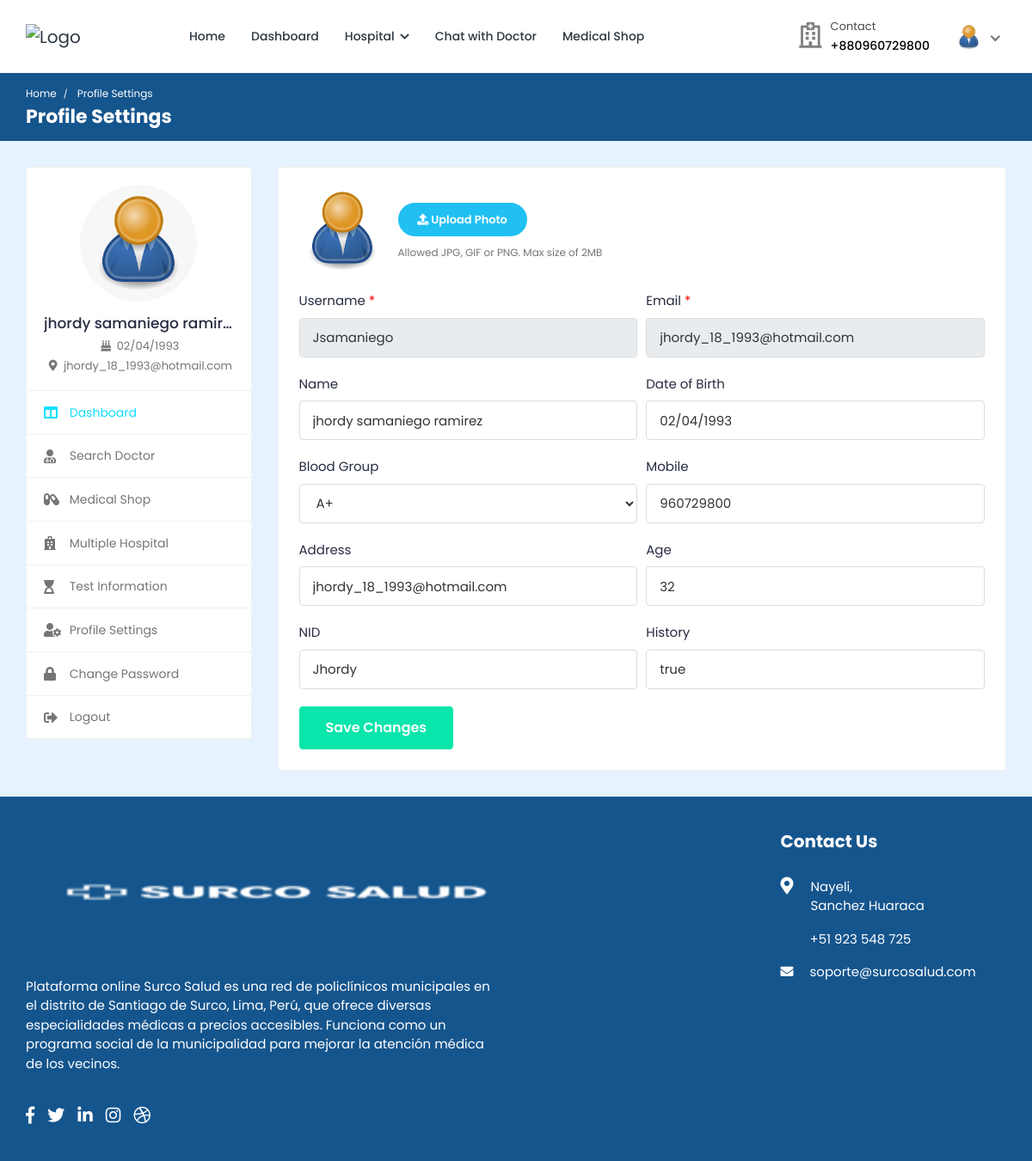
Page /profile-settings/ (signed in) on the committed database.
### hospital/models.py (models this page shows, shortened)
class Patient(models.Model):
    patient_id = models.AutoField(primary_key=True)
    user = models.OneToOneField(User, on_delete=models.CASCADE, null=True, blank=True, related_name='patient')
    name = models.CharField(max_length=200, null=True, blank=True)
    username = models.CharField(max_length=200, null=True, blank=True)
    age = models.IntegerField(null=True, blank=True)
    email = models.EmailField(max_length=200, null=True, blank=True)
    phone_number = models.IntegerField(null=True, blank=True)
    address = models.CharField(max_length=200, null=True, blank=True)
    featured_image = models.ImageField(upload_to='patients/avatars/', null=True, blank=True)
    blood_group = models.CharField(max_length=200, null=True, blank=True)
    history = models.CharField(max_length=200, null=True, blank=True)
    dob = models.CharField(max_length=200, null=True, blank=True)
    nid = models.CharField(max_length=200, null=True, blank=True)
    serial_number = models.CharField(max_length=200, null=True, blank=True)
    login_status = models.CharField(max_length=200, null=True, blank=True, default="offline")

### hospital/views.py (the view, shortened to what this page needs)
# urls.py: path('profile-settings/',views.profile_settings, name='profile-settings'),
@csrf_exempt
@login_required(login_url="login")
def profile_settings(request):
    if request.user.is_patient:
        patient = Patient.objects.get(user=request.user)
        old_featured_image = patient.featured_image
        if request.method == 'GET':
            context = {'patient': patient}
            return render(request, 'profile-settings.html', context)
    else:
        redirect('logout')

### templates/profile-settings.html (shortened to what this page needs)
{% load static %}
<!DOCTYPE html>
<html lang="en">
  <head>
    <link
      rel="stylesheet"
      href="{% static 'HealthStack-System/css/Normal/bootstrap.min.css' %}"
    />
    <link
      rel="stylesheet"
      href="{% static 'HealthStack-System/plugins/Normal/fontawesome/css/fontawesome.min.css' %}"
    />
    <link
      rel="stylesheet"
      href="{% static 'HealthStack-System/plugins/Normal/fontawesome/css/all.min.css' %}"
    />
    <link
      rel="stylesheet"
      href="{% static 'HealthStack-System/css/Normal/bootstrap-datetimepicker.min.css' %}"
    />
    <link
      rel="stylesheet"
      href="{% static 'HealthStack-System/plugins/Normal/select2/css/select2.min.css' %}"
    />
    <link
      rel="stylesheet"
      href="{% static 'HealthStack-System/css/Normal/style.css' %}"
    />
    <link href="https://use.fontawesome.com/releases/v5.7.2/css/all.css" rel="stylesheet" />
  </head>
  <body>
    <div class="main-wrapper">
      <header class="header">{% include 'patient_navbar.html' %}</header>
      <div class="breadcrumb-bar">
        <div class="container-fluid">
          <div class="row align-items-center">
            <div class="col-md-12 col-12">
              <nav aria-label="breadcrumb" class="page-breadcrumb">
                <ol class="breadcrumb">
                  <li class="breadcrumb-item"><a href="{% url 'patient-dashboard' %}">Home</a></li>
                  <li class="breadcrumb-item active" aria-current="page">
                    Profile Settings
                  </li>
                </ol>
              </nav>
              <h2 class="breadcrumb-title">Profile Settings</h2>
            </div>
          </div>
        </div>
      </div>
      <div class="content">
        <div class="container-fluid">
          <div class="row">
            <div class="col-md-5 col-lg-4 col-xl-3 theiaStickySidebar">
              <div>{% include 'patient-sidebar.html' %}</div>
            </div>
            <div class="col-md-7 col-lg-8 col-xl-9">
							<div class="card">
								<div class="card-body">
									<form action="{% url 'profile-settings' %}" method="POST" enctype="multipart/form-data">
										<div class="row form-row">
											<div class="col-12 col-md-12">
												<div class="form-group">
													<div class="change-avatar">
														<div class="profile-img">
															<img src="{{patient.featured_image.url}}" alt="User Image">
														</div>
														<div class="upload-img">
															<div class="change-photo-btn">
																<span><i class="fa fa-upload"></i> Upload Photo</span>
															</div>
															<small class="form-text text-muted">Allowed JPG, GIF or PNG. Max size of 2MB</small>
														</div>
													</div>
												</div>
											</div>
                      <div class="col-12 col-md-6">
                        <div class="form-group">
                          <label>Username <span class="text-danger">*</span></label>
                          <input type="text" class="form-control" readonly value="{{patient.username}}" >
                        </div>
											</div>
                      <div class="col-12 col-md-6">
                        <div class="form-group">
                          <label>Email <span class="text-danger">*</span></label>
                          <input type="text" class="form-control" readonly value="{{patient.email}}" >
                        </div>
											</div>
                      <div class="col-12 col-md-6">
												<div class="form-group">
													<label>Name</label>
													<input type="text" class="form-control" value="{{ patient.name }}" name="name">
												</div>
											</div>
											<div class="col-12 col-md-6">
												<div class="form-group">
													<label>Date of Birth</label>
														<input type="text" class="form-control datetimepicker" value="{{patient.dob}}" name="dob">
												</div>
											</div>
											<div class="col-12 col-md-6">
												<div class="form-group">
													<label>Blood Group</label>
													<select class="form-control select" name="blood_group">
                            <option value="{{patient.blood_group}}">{{patient.blood_group}}</option>
													</select>
												</div>
											</div>
											<div class="col-12 col-md-6">
												<div class="form-group">
													<label>Mobile</label>
													<input type="text" value="{{patient.phone_number}}" class="form-control" name="phone_number">
												</div>
											</div>
											<div class="col-12 col-md-6">
												<div class="form-group">
												<label>Address</label>
													<input type="text" class="form-control" value="{{patient.address}}" name="address">
												</div>
											</div>
                      <div class="col-12 col-md-6">
												<div class="form-group">
												<label>Age</label>
													<input type="text" class="form-control" value="{{patient.age}}" name="age">
												</div>
											</div>
											<div class="col-12 col-md-6">
												<div class="form-group">
													<label>NID</label>
													<input type="text" class="form-control" value="{{patient.nid}}" name="nid">
												</div>
											</div>
											<div class="col-12 col-md-6">
												<div class="form-group">
													<label>History</label>
													<input type="text" class="form-control" value="{{patient.history}}" name="history">
												</div>
											</div>
										</div>
										<div class="submit-section">
											<button type="submit" class="btn btn-primary submit-btn">Save Changes</button>
										</div>
									</form>
								</div>
							</div>
						</div>
          </div>
        </div>
      </div>
      {% include 'footer.html' %}
    </div>
  </body>
</html>

### templates/patient_navbar.html (shortened to what this page needs)
{% load static %}
<nav class="navbar navbar-expand-lg header-nav">
  <div class="navbar-header">
    <a href="{% url 'hospital_home'%}" class="navbar-brand logo">
      <img
        src="{% static 'HealthStack-System/images/Normal/logo.jpg' %}"
        class="img-fluid"
        alt="Logo"
      />
    </a>
  </div>
  <div class="main-menu-wrapper">
    <ul class="main-nav">
      <li>
        <a href="{% url 'hospital_home'%}">Home</a>
      </li>
      <li>
        <a href="{% url 'patient-dashboard' %}">Dashboard</a>
      </li>
      <li class="has-submenu">
        <a href="#">Hospital <i class="fas fa-chevron-down"></i></a>
      </li>
      {% if user.is_authenticated and user.is_patient %}
      <li>
        <a href="{% url 'chat-home' pk=user.id %}">Chat with Doctor</a>
      </li>
      {% endif %}
      <li>
        <a href="{% url 'pharmacy_shop' %}">Medical Shop</a>
      </li>
    </ul>
  </div>
  <ul class="nav header-navbar-rht">
    <li class="nav-item contact-item">
      <div class="header-contact-img">
        <i class="far fa-hospital"></i>
      </div>
      <div class="header-contact-detail">
        <p class="contact-header">Contact</p>
        <p class="contact-info-header">+880{{patient.phone_number}}</p>
      </div>
    </li>
    <li class="nav-item dropdown has-arrow logged-item">
      <a href="#" class="dropdown-toggle nav-link" data-toggle="dropdown">
        <span class="user-img">
          <img
            class="rounded-circle"
            src="{{patient.featured_image.url}}"
            width="31"
            alt="Jhordy Samaniego"
          />
        </span>
      </a>
    </li>
  </ul>
</nav>

### templates/patient-sidebar.html
{% load static %}
    <div class="profile-sidebar">
      <div class="widget-profile pro-widget-content">
        <div class="profile-info-widget">
          <a href="#" class="booking-doc-img">
            <img
              src="{{ patient.featured_image.url }}"
              alt="User Image"
            />
          </a>
          <div class="profile-det-info">
            <h3>{{patient.name}}</h3>
            <div class="patient-details">
              <h5>
                <i class="fas fa-birthday-cake"></i> {{ patient.dob }}
              </h5>
              <h5 class="mb-0">
                <i class="fas fa-map-marker-alt"></i>
                {{ patient.address }}
              </h5>
            </div>
          </div>
        </div>
      </div>
      <div class="dashboard-widget">
        <nav class="dashboard-menu sidebar">
          <ul>
            <li class="active">
              <a href="{% url 'patient-dashboard' %}">
                <i class="fas fa-columns"></i>
                <span>Dashboard</span>
              </a>
            </li>
            <li class="nav-item has-submenu">
              <a href="{% url 'search' %}">
                <i class="fas fa-user-md"></i>
                <span>Search Doctor</span>
              </a>
            </li>
            <li class="has-submenu">
              <a href="{% url 'pharmacy_shop' %}" class="nav-link">
                <i class="fas fa-capsules"></i>
                <span>Medical Shop</span>
              </a>
            </li>
            <li>
                <a href="{% url 'multiple-hospital' %}">
                  <i class="fas fa-hospital"></i>
                  <span>Multiple Hospital</span>
                </a>
            </li>
            <li>
              <a href="{% url 'doctor-test-list'%}" target="_blank">
                <i class="fas fa-hourglass-start"></i>
                <span>Test Information</span>
              </a>
            </li>
            <li>
              <a href="{% url 'profile-settings' %}">
                <i class="fas fa-user-cog"></i>
                <span>Profile Settings</span>
              </a>
            </li>
            <li>
              <a href="{% url 'change-password' pk=user.id%}">
                <i class="fas fa-lock"></i>
                <span>Change Password</span>
              </a>
            </li>
            <li>
              <a href="{% url 'logout' %}">
                <i class="fas fa-sign-out-alt"></i>
                <span>Logout</span>
              </a>
            </li>
          </ul>
        </nav>
      </div>
    </div>

### templates/footer.html
{% load static %}
<footer class="footer">
    <div class="footer-top">
      <div class="container-fluid">
        <div class="row">
          <div class="col-lg-6 col-md-6">
            <div class="footer-widget footer-about">
              <div class="footer-logo">
                <img
                  src="{% static 'HealthStack-System/images/Normal/footer_logo.png' %}"
                  alt="logo"
                />
              </div>
              <div class="footer-about-content">
                <p>
                  Plataforma online Surco Salud es una red de policlínicos municipales en el distrito de Santiago de Surco, Lima, Perú, que ofrece diversas especialidades médicas a precios accesibles. Funciona como un programa social de la municipalidad para mejorar la atención médica de los vecinos.
                </p>
                <br>
                <div class="social-icon">
                  <ul>
                    <li>
                      <a href="#" target="_blank"
                        ><i class="fab fa-facebook-f"></i>
                      </a>
                    </li>
                    <li>
                      <a href="#" target="_blank"
                        ><i class="fab fa-twitter"></i>
                      </a>
                    </li>
                    <li>
                      <a href="#" target="_blank"
                        ><i class="fab fa-linkedin-in"></i
                      ></a>
                    </li>
                    <li>
                      <a href="#" target="_blank"
                        ><i class="fab fa-instagram"></i
                      ></a>
                    </li>
                    <li>
                      <a href="#" target="_blank"
                        ><i class="fab fa-dribbble"></i>
                      </a>
                    </li>
                  </ul>
                </div>
              </div>
            </div>
          </div>
          <div class="col-lg-3 col-md-6">
          </div>
          <div class="col-lg-3 col-md-6">
            <div class="footer-widget footer-contact">
              <h2 class="footer-title">Contact Us</h2>
              <div class="footer-contact-info">
                <div class="footer-address">
                  <span><i class="fas fa-map-marker-alt"></i></span>
                  <p>
                    Nayeli,<br />
                    Sanchez Huaraca
                  </p>
                </div>
                <p>
                  <i class="fas fa-phone-alt"></i>
                  +51 923 548 725
                </p>
                <p class="mb-0">
                  <i class="fas fa-envelope"></i>
                  soporte@surcosalud.com
                </p>
              </div>
            </div>
          </div>
        </div>
      </div>
    </div>
  </footer>

### rows in the picture
Patient: phone_number "960729800", featured_image (placeholder picture), name "jhordy samaniego ramir…", dob "02/04/1993", address "jhordy_18_1993@hotmail.com", username "Jsamaniego", email "jhordy_18_1993@hotmail.com", name "jhordy samaniego ramirez", blood_group "A+", age "32", nid "Jhordy", history "true"
